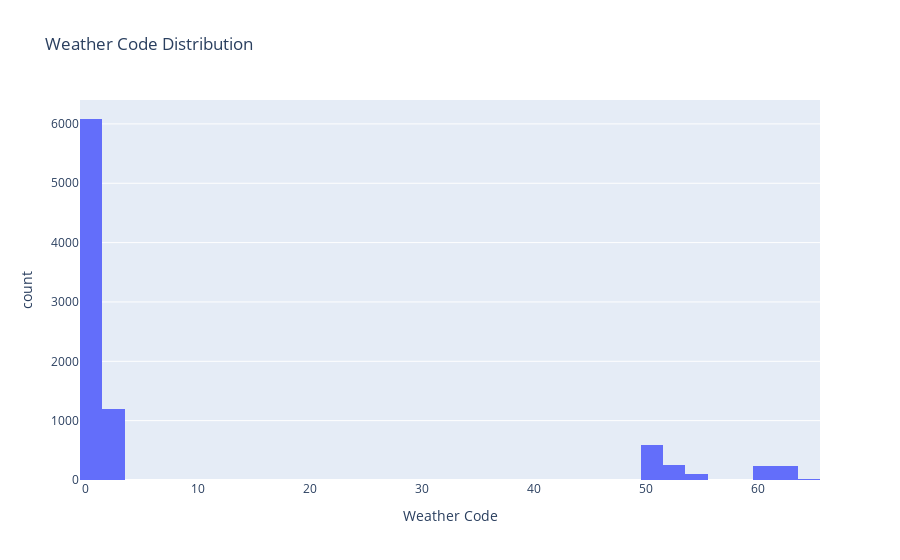

Here is the notebook cell this chart was saved with:
### Code cell
# Histogram for weather code distribution
fig_histogram_weather_code = px.histogram(data, x='weather_code', title='Weather Code Distribution',
                                          labels={'weather_code': 'Weather Code', 'count': 'Frequency'})
fig_histogram_weather_code

### Figure 1 — Plotly figure (JSON) as saved in the notebook; plotly's stock layout.template omitted (floating-point values rounded to 4 significant figures; data arrays with more than 128 entries replaced by an {"elided": "..."} marker saying what was removed)
{"data": [{"alignmentgroup": "True", "bingroup": "x", "hovertemplate": "Weather Code=%{x}<br>count=%{y}<extra></extra>", "legendgroup": "", "marker": {"color": "#636efa", "pattern": {"shape": ""}}, "name": "", "offsetgroup": "", "orientation": "v", "showlegend": false, "type": "histogram", "x": {"elided": "8711 int values"}, "xaxis": "x", "yaxis": "y"}], "layout": {"barmode": "relative", "legend": {"tracegroupgap": 0}, "title": {"text": "Weather Code Distribution"}, "xaxis": {"anchor": "y", "domain": [0, 1], "title": {"text": "Weather Code"}}, "yaxis": {"anchor": "x", "domain": [0, 1], "title": {"text": "count"}}}}
